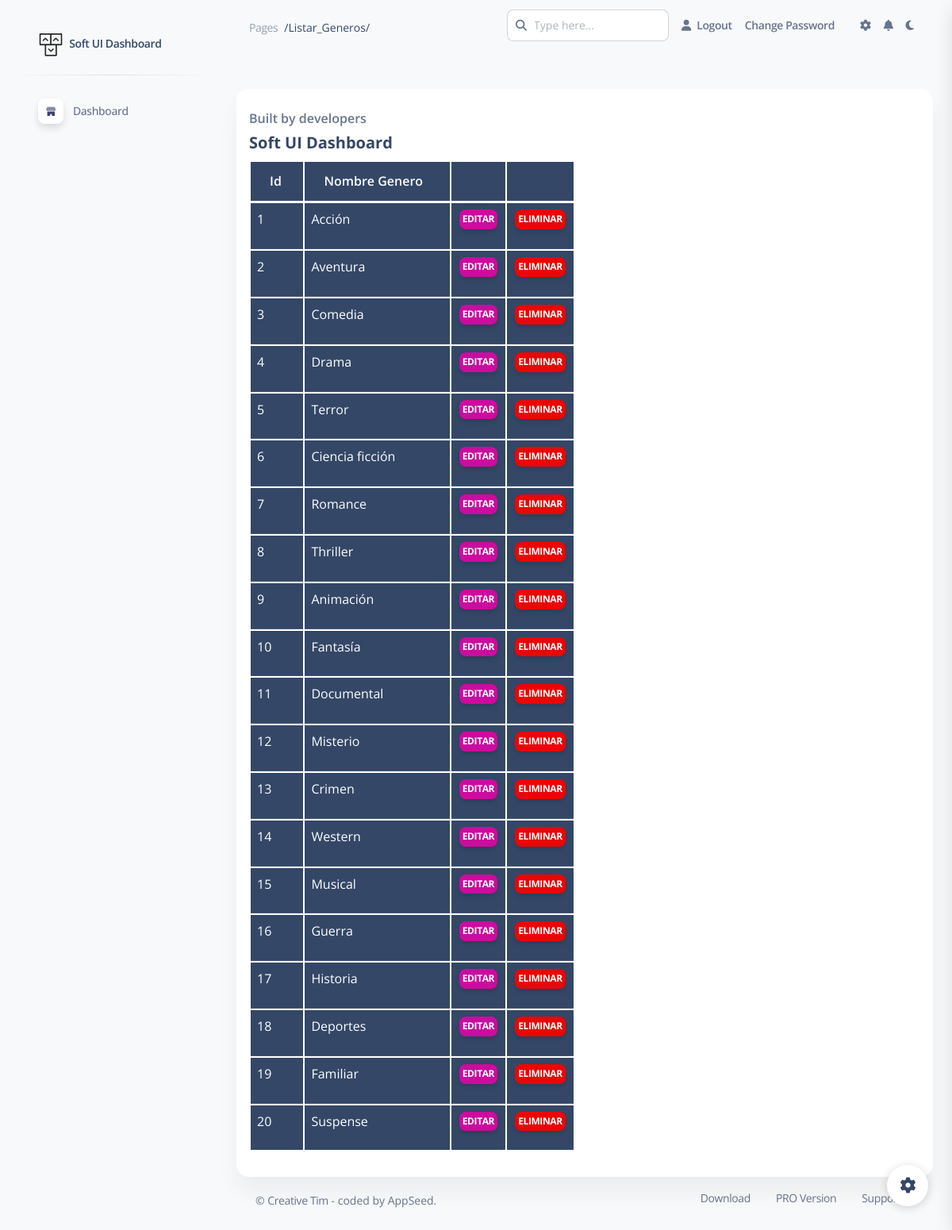
/listar_generos/ (signed in), run on the app's committed database.
### director_cine/models.py (models this page shows, shortened)
class Genero(models.Model):
    nombregenero=models.CharField(max_length=100,help_text="Genero de la pelicula")

### director_cine/views.py (the view)
# urls.py: path('listar_generos/', views.listar_generos, name='Lista directores'),
def listar_generos(request):
    generos = Genero.objects.all()
    return render(
        request, 'pages/listar_generos.html',
        context={
            'generos': generos,
            'pagina': 'generos',
            'titulo': 'Listar Generos',
        }
    )

### director_cine/templatetags/admin_soft.py (called while the page is built)
@assignment_tag(takes_context=True)
def admin_get_menu(context):
    return get_menu_items(context)

### director_cine/templates/pages/listar_generos.html (shortened to what this page needs)
{% extends 'layouts/base.html' %}
{% load static %}
{% block content %}
    <div class="container-fluid py-4">
      <div class="row mt-4">
        <div class="col-lg-12 mb-lg-0 mb-4">
          <div class="card">
            <div class="card-body p-3">
              <div class="row">
                <div class="col-lg-6">
                  <div class="d-flex flex-column h-100">
                    <p class="mb-1 pt-2 text-bold">Built by developers</p>
                    <h5 class="font-weight-bolder">Soft UI Dashboard</h5>
                    <table class="table table-dark">
    <thead>
        <tr>
            <th class="text-right" scope="col">Id</th>
            <th class="text-right" scope="col">Nombre Genero</th>
            <th></th>
            <th></th>
        </tr>
    </thead>
    <tbody>{% for genero in generos %}
        <tr scope="row">
            <td class="text-right">{{genero.id}}</td>
            <td class="text-right">{{genero.nombregenero}}</td>
            <td class="text-center"><a class="btn btn-primary btn-xs px-1 py-1"
                    href="editar-director/{{genero.id}}">Editar</a>
            </td>
            <td class="text-center"><a class="btn btn-danger btn-xs px-1 py-1"
                    href="eliminar-director/{{genero.id}}">Eliminar</a>
            </td>
        </tr>
        {%endfor%}
    </tbody>
</table>
                  </div>
                </div>
              </div>
            </div>
          </div>
        </div>
      </div>
      {% include "includes/footer.html" %}
    </div>
{% endblock content %}

### static/css/dark-theme-core.css (style rules this page uses)
body { transition: background-color 200ms ease-in; }

### data on the page
Genero: id "1", nombregenero "Acción"
Genero: id "2", nombregenero "Aventura"
Genero: id "3", nombregenero "Comedia"
Genero: id "4", nombregenero "Drama"
Genero: id "5", nombregenero "Terror"
Genero: id "6", nombregenero "Ciencia ficción"
Genero: id "7", nombregenero "Romance"
Genero: id "8", nombregenero "Thriller"
Genero: id "9", nombregenero "Animación"
Genero: id "10", nombregenero "Fantasía"
Genero: id "11", nombregenero "Documental"
Genero: id "12", nombregenero "Misterio"
Genero: id "13", nombregenero "Crimen"
Genero: id "14", nombregenero "Western"
Genero: id "15", nombregenero "Musical"
Genero: id "16", nombregenero "Guerra"
Genero: id "17", nombregenero "Historia"
Genero: id "18", nombregenero "Deportes"
Genero: id "19", nombregenero "Familiar"
Genero: id "20", nombregenero "Suspense"

### other printed values
{{ request.path|title }} "/Listar_Generos/"
